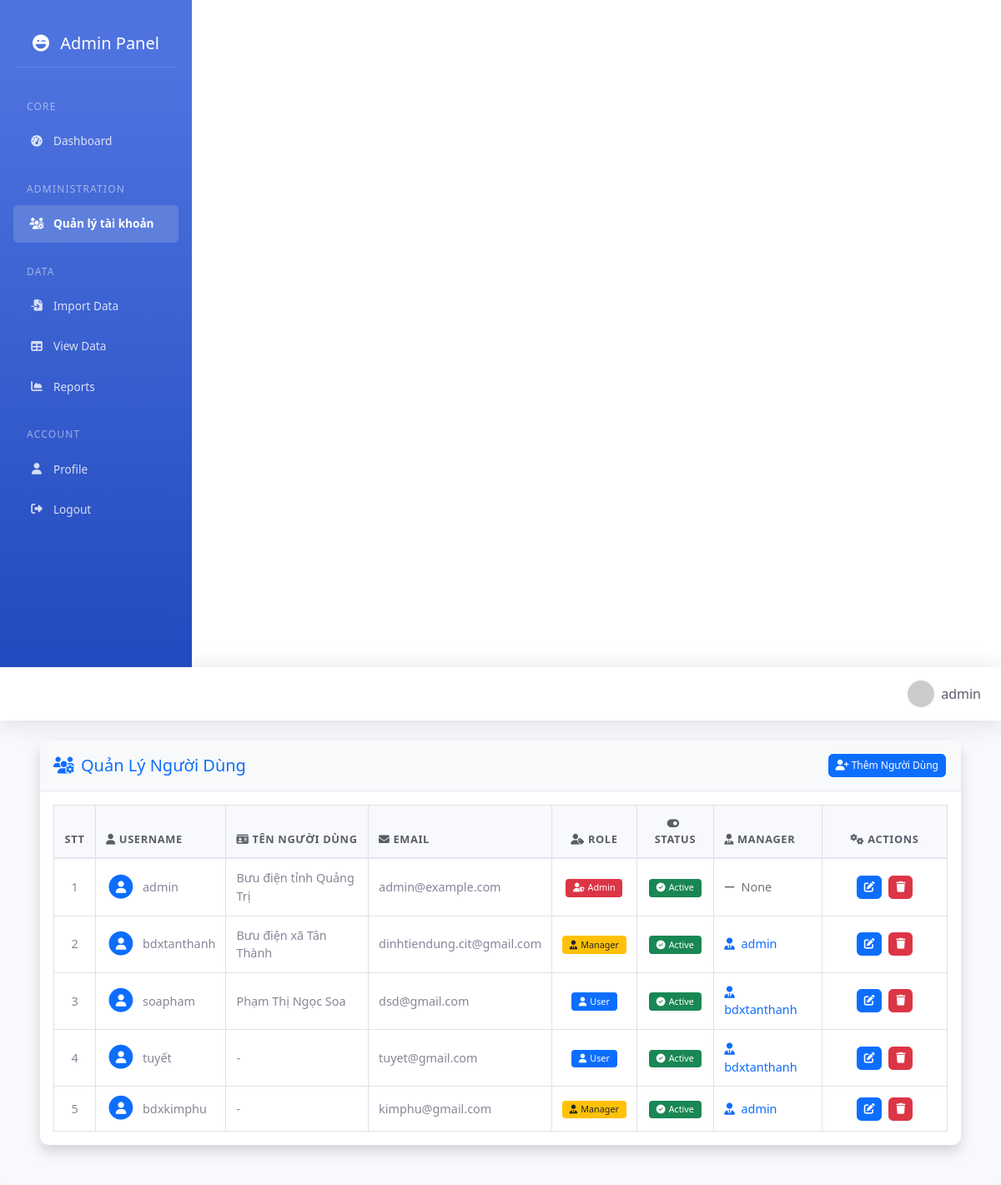
The app's page /admin/dashboard (signed in) with its own data.
### app.py (models this page shows, shortened)
class User(db.Model):
    id = db.Column(db.Integer, primary_key=True)
    username = db.Column(db.String(80), unique=True, nullable=False)
    full_name = db.Column(db.String(100))  # Thêm trường Tên người dùng
    email = db.Column(db.String(120), unique=True, nullable=False)
    password_hash = db.Column(db.String(120), nullable=False)
    role = db.Column(db.String(20), default='user')  # Đảm bảo column này tồn tại
    is_active = db.Column(db.Boolean, default=True)
    manager_id = db.Column(db.Integer, db.ForeignKey('user.id'), nullable=True)
    subordinates = db.relationship('User',
                                 backref=db.backref('manager', remote_side=[id]),
                                 lazy='dynamic',
                                 foreign_keys=[manager_id])
    @property
    def is_admin(self):
        return self.role == 'admin'

### app.py (the view)
@app.route('/admin/dashboard')
@admin_required
def admin_dashboard():
    users = User.query.all()
    current_user = User.query.filter_by(username=session['username']).first()
    return render_template('admin/dashboard.html',
                         users=users,
                         user=current_user)

### app.py (called while the page is built)
def admin_required(f):
    @wraps(f)
    def decorated_function(*args, **kwargs):
        if 'username' not in session:
            return redirect(url_for('login'))
        user = User.query.filter_by(username=session['username']).first()
        if not user or not user.is_admin:
            abort(403)  # Forbidden
        return f(*args, **kwargs)
    return decorated_function

@app.context_processor
def utility_processor():
    return {
        'datetime': datetime
    }

### templates/admin/dashboard.html (shortened to what this page needs)
{% extends "base.html" %}
{% block content %}
<div class="container-fluid px-4">
    <div class="card shadow mb-4">
        <div class="card-header py-3 d-flex justify-content-between align-items-center">
            <h5 class="m-0 font-weight-bold text-primary">
                <i class="fas fa-users-cog me-2"></i>Quản Lý Người Dùng
            </h5>
            {% if user and user.is_admin %}
            <button class="btn btn-primary btn-sm" onclick="addNewUser();">
                <i class="fas fa-user-plus"></i> Thêm Người Dùng
            </button>
            {% endif %}
        </div>
        <div class="card-body">
            <div class="table-responsive">
                <table class="table table-hover table-bordered">
                    <thead class="table-light">
                        <tr>
                            <th class="text-center" width="50px">STT</th>
                            <th>
                                <i class="fas fa-user me-1"></i>Username
                            </th>
                            <th>
                                <i class="fas fa-id-card me-1"></i>Tên người dùng
                            </th>
                            <th>
                                <i class="fas fa-envelope me-1"></i>Email
                            </th>
                            <th class="text-center">
                                <i class="fas fa-user-tag me-1"></i>Role
                            </th>
                            <th class="text-center">
                                <i class="fas fa-toggle-on me-1"></i>Status
                            </th>
                            <th>
                                <i class="fas fa-user-tie me-1"></i>Manager
                            </th>
                            <th class="text-center" width="150px">
                                <i class="fas fa-cogs me-1"></i>Actions
                            </th>
                        </tr>
                    </thead>
                    <tbody>
                        {% for user in users %}
                        <tr>
                            <td class="text-center">{{ loop.index }}</td>
                            <td>
                                <div class="d-flex align-items-center">
                                    <span class="fa-stack fa-1x me-2">
                                        <i class="fas fa-circle fa-stack-2x text-primary"></i>
                                        <i class="fas fa-user fa-stack-1x fa-inverse"></i>
                                    </span>
                                    {{ user.username }}
                                </div>
                            </td>
                            <td>{{ user.full_name if user.full_name else '-' }}</td>
                            <td>{{ user.email }}</td>
                            <td class="text-center">
                                {% if user.role == 'admin' %}
                                    <span class="badge bg-danger">
                                        <i class="fas fa-user-shield me-1"></i>Admin
                                    </span>
                                {% elif user.role == 'manager' %}
                                    <span class="badge bg-warning text-dark">
                                        <i class="fas fa-user-tie me-1"></i>Manager
                                    </span>
                                {% else %}
                                    <span class="badge bg-primary">
                                        <i class="fas fa-user me-1"></i>User
                                    </span>
                                {% endif %}
                            </td>
                            <td class="text-center">
                                {% if user.is_active %}
                                    <span class="badge bg-success">
                                        <i class="fas fa-check-circle me-1"></i>Active
                                    </span>
                                {% else %}
                                    <span class="badge bg-secondary">
                                        <i class="fas fa-times-circle me-1"></i>Inactive
                                    </span>
                                {% endif %}
                            </td>
                            <td>
                                {% if user.manager %}
                                    <span class="text-primary">
                                        <i class="fas fa-user-tie me-1"></i>
                                        {{ user.manager.username }}
                                    </span>
                                {% else %}
                                    <span class="text-muted">
                                        <i class="fas fa-minus me-1"></i>
                                        None
                                    </span>
                                {% endif %}
                            </td>
                            <td class="text-center">
                                <a href="{{ url_for('admin_edit_user', user_id=user.id) }}"
                                   class="btn btn-primary btn-sm"
                                   title="Chỉnh sửa">
                                    <i class="fas fa-edit"></i>
                                </a>
                                <button class="btn btn-danger btn-sm"
                                        title="Xóa"
                                        onclick="deleteUser('{{ user.id }}')">
                                    <i class="fas fa-trash"></i>
                                </button>
                            </td>
                        </tr>
                        {% endfor %}
                    </tbody>
                </table>
            </div>
        </div>
    </div>
</div>
{% endblock %}

### templates/base.html (shortened to what this page needs)
<!DOCTYPE html>
<html lang="en">
<head>
    <link href="https://cdn.jsdelivr.net/npm/bootstrap@5.1.3/dist/css/bootstrap.min.css" rel="stylesheet">
    <link href="https://cdnjs.cloudflare.com/ajax/libs/font-awesome/6.4.0/css/all.min.css" rel="stylesheet">
    <link href="https://cdn.jsdelivr.net/npm/select2@4.1.0-rc.0/dist/css/select2.min.css" rel="stylesheet" />
</head>
<body>
    <div class="container-fluid p-0">
        <div class="row g-0">
            {% if 'username' in session %}
            <div class="col-auto">
                <div class="sidebar">
                    <div class="sidebar-brand">
                        <h5 class="m-0">
                            <i class="fas fa-laugh-wink me-2"></i>
                            Admin Panel
                        </h5>
                    </div>
                    <div class="nav flex-column">
                        <h6>Core</h6>
                        <div class="nav-item">
                            <a class="nav-link" href="{{ url_for('main_dashboard') }}">
                                <i class="fas fa-fw fa-tachometer-alt"></i>
                                Dashboard
                            </a>
                        </div>
                        {% if user and (user.is_admin) %}
                        <h6>Administration</h6>
                        <div class="nav-item">
                            <a class="nav-link" href="{{ url_for('admin_dashboard') }}">
                                <i class="fas fa-fw fa-users-cog"></i>
                                Quản lý tài khoản
                            </a>
                        </div>
                        {% endif %}
                        <h6>Data</h6>
                        <div class="nav-item">
                            <a class="nav-link" href="{{ url_for('import_data') }}">
                                <i class="fas fa-fw fa-file-import"></i>
                                Import Data
                            </a>
                        </div>
                        <div class="nav-item">
                            <a class="nav-link" href="{{ url_for('view_data') }}">
                                <i class="fas fa-fw fa-table"></i>
                                View Data
                            </a>
                        </div>
                        <div class="nav-item">
                            <a class="nav-link" href="{{ url_for('report') }}">
                                <i class="fas fa-fw fa-chart-area"></i>
                                Reports
                            </a>
                        </div>
                        <h6>Account</h6>
                        <div class="nav-item">
                            <a class="nav-link" href="{{ url_for('profile') }}">
                                <i class="fas fa-fw fa-user"></i>
                                Profile
                            </a>
                        </div>
                        <div class="nav-item">
                            <a class="nav-link" href="{{ url_for('logout') }}">
                                <i class="fas fa-fw fa-sign-out-alt"></i>
                                Logout
                            </a>
                        </div>
                    </div>
                </div>
            </div>
            {% endif %}
            <div class="col">
                <nav class="navbar navbar-expand-lg">
                    <div class="container-fluid">
                        {% if 'username' in session %}
                        <div class="ms-auto">
                            <div class="user-profile">
                                <img src="https://ui-avatars.com/api/?name={{ session['username'] }}&background=random" alt="Profile">
                                <span>{{ session['username'] }}</span>
                            </div>
                        </div>
                        {% endif %}
                    </div>
                </nav>
                <div class="main-content">
                    {% block content %}{% endblock %}
                </div>
            </div>
        </div>
    </div>
</body>
</html>

### templates/base.html (style rules this page uses)
:root { --primary-color: #4e73df; --secondary-color: #858796; --success-color: #1cc88a; --info-color: #36b9cc; --warning-color: #f6c23e; --danger-color: #e74a3b; --light-color: #f8f9fc; --dark-color: #5a5c69; }
.sidebar { min-height: 100vh; background-color: #4e73df; background-image: linear-gradient(180deg, #4e73df 10%, #224abe 100%); color: #fff; padding: 1.5rem 1rem; position: sticky; top: 0; width: 230px; z-index: 1; transition: all 0.3s ease; }
.sidebar-brand { padding: 1rem; margin-bottom: 1rem; text-align: center; border-bottom: 1px solid rgba(255,255,255,0.1); }
.sidebar .nav-item { position: relative; margin-bottom: 0.25rem; }
.sidebar .nav-link { color: rgba(255,255,255,0.8); padding: 0.75rem 1rem; font-size: 0.85rem; display: flex; align-items: center; transition: all 0.3s; border-radius: 0.35rem; }
.sidebar .nav-link.active { color: #fff; background-color: rgba(255,255,255,0.15); font-weight: 600; }
.sidebar .nav-link i { margin-right: 0.5rem; font-size: 0.85rem; width: 1.5rem; text-align: center; }
.sidebar h6 { color: rgba(255,255,255,0.5); font-size: 0.75rem; text-transform: uppercase; letter-spacing: 0.1em; margin: 1.5rem 0 0.75rem; padding-left: 1rem; }
.main-content { background-color: #f8f9fc; padding: 1.5rem; border-radius: 0.5rem; box-shadow: 0 .15rem 1.75rem 0 rgba(58,59,69,.15); margin: 0; }
.navbar { background-color: #fff; box-shadow: 0 .15rem 1.75rem 0 rgba(58,59,69,.15); padding: 0.5rem 1rem; }
.user-profile { display: flex; align-items: center; padding: 0.5rem; color: var(--dark-color); text-decoration: none; border-radius: 0.35rem; }
.user-profile img { width: 2rem; height: 2rem; border-radius: 50%; margin-right: 0.5rem; }
.table { margin-bottom: 0; }
.table thead th { background-color: var(--light-color); border-bottom: 2px solid #e3e6f0; font-weight: 700; font-size: 0.8rem; text-transform: uppercase; letter-spacing: 0.05em; color: var(--dark-color); padding: 0.75rem; }
.table td { vertical-align: middle; font-size: 0.9rem; padding: 0.75rem; color: var(--secondary-color); }
.btn { font-size: 0.85rem; padding: 0.375rem 0.75rem; border-radius: 0.35rem; font-weight: 500; }
.btn-sm { padding: 0.25rem 0.5rem; font-size: 0.75rem; }

### templates/admin/dashboard.html (style rules this page uses)
.card { border: none; border-radius: 10px; }
.card-header { background-color: #f8f9fa; border-bottom: 1px solid #e3e6f0; }
.table { margin-bottom: 0; }
.table th { font-weight: 600; text-transform: uppercase; font-size: 0.8rem; color: #4e73df; }
.table td { vertical-align: middle; font-size: 0.9rem; }
.badge { padding: 0.5em 0.8em; font-weight: 500; }
.btn-sm { padding: 0.25rem 0.5rem; font-size: 0.75rem; margin: 0 2px; }
.btn-sm i { font-size: 0.8rem; }

### records on screen
User: username "admin", full_name "Bưu điện tỉnh Quảng Trị", email "admin@example.com", role "admin" (drawn), is_active True (drawn), shows "None"
User: username "bdxtanthanh", full_name "Bưu điện xã Tân Thành", email "dinhtiendung.cit@gmail.com", role "manager" (drawn), is_active True (drawn), manager.username "admin"
User: username "soapham", full_name "Phạm Thị Ngọc Soa", email "dsd@gmail.com", role "user" (drawn), is_active True (drawn), manager.username "bdxtanthanh"
User: username "tuyết", full_name "-", email "tuyet@gmail.com", role "user" (drawn), is_active True (drawn), manager.username "bdxtanthanh"
User: username "bdxkimphu", full_name "-", email "kimphu@gmail.com", role "manager" (drawn), is_active True (drawn), manager.username "admin"

### other values on screen
{{ session['username'] }} "admin"
